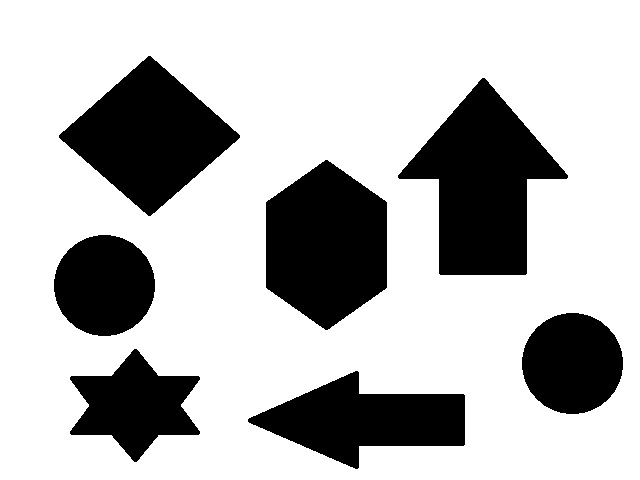
//> input picture Topico33/Cpp/image.jpg, 640 x 480 px
$ ./Origem   (built with g++ and OpenCV 4)
//> lines starting //> are read from the running program, lines starting //| are printed output that depends on the picture; after the words box and inside, x2 and y2 are one past the last pixel; in counts of white or black regions, pixels touching at a corner belong together
#include "opencv/highgui.h"
#include "opencv2/opencv.hpp"

using namespace std;
using namespace cv;

int main(void) {
	Mat img;
	Mat img_gray;
	Mat img_Canny;
	char ObjectName[100];

	vector<vector<Point>> contours;


	//Step 1
	img = imread("image.jpg", 1);
//> img is the input picture: 480 rows x 640 cols, CV_8UC3; min 0, max 255, mean 186.1

	cvtColor(img, img_gray, CV_BGR2GRAY);

	Canny(img_gray, img_Canny, 100, 255);
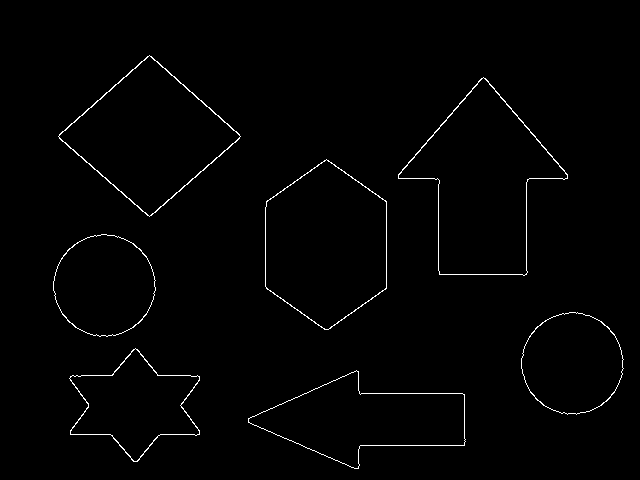
//> img_Canny: 480 rows x 640 cols, CV_8UC1; 1.2% white in thin lines or dots, all inside (x1, y1, x2, y2) = (53, 55, 624, 469)

	findContours(img_Canny, contours, RETR_EXTERNAL, CHAIN_APPROX_NONE);
//> contours = 7 contours; box (x1, y1, x2, y2) and area: (398, 77, 568, 276) 17424, (265, 159, 387, 330) 15573, (58, 55, 241, 217) 14966, (248, 370, 466, 469) 11230, (69, 348, 200, 462) 8037, (53, 234, 156, 337) 8020, (521, 312, 624, 415) 8008


	//Step 2
	vector<vector<Point>> contours_poly(contours.size());
//> contours_poly = 7 empty contours
	vector<double> Object_area(contours.size());
	vector<Rect> Object_box(contours.size());
	vector<Mat> img_aux(contours.size());

	for (int i = 0; i < contours.size(); i++) {
		approxPolyDP(Mat(contours[i]), contours_poly[i], 1, true);
		Object_box[i] = boundingRect(contours_poly[i]);
		Object_area[i] = contourArea(contours_poly[i], false);
		cout << " Object " << i << ": " << Object_box[i] << "\n" << "  	area = " << Object_area[i] << endl;
	}
//> this loop made 7 passes
//|  Object 0: [218 x 99 from (248, 370)]
//|   	area = 11198
//|  Object 1: [131 x 114 from (69, 348)]
//|   	area = 8022
//|  Object 2: [103 x 103 from (521, 312)]
//|   	area = 8034
//|  Object 3: [103 x 103 from (53, 234)]
//|   	area = 8041
//|  Object 4: [122 x 171 from (265, 159)]
//|   	area = 15609.5
//> (the first 10 of 14 printed lines)

	cvtColor(img_Canny, img_Canny, CV_GRAY2BGR);

	for (int i = 0; i < contours.size(); i++) {
		rectangle(img_Canny, Object_box[i], Scalar(0, 0, 255), 3);

		Rect region = Object_box[i];
		img_aux[i]=img_Canny(region);
		sprintf(ObjectName, "Objeto %d", i);

		imshow(ObjectName, img_aux[i]);
		waitKey(1000);

	}
//> this loop made 7 passes
//> region on passes 1 to 7: Rect(248, 370, 218, 99), Rect(69, 348, 131, 114), Rect(521, 312, 103, 103), Rect(53, 234, 103, 103), Rect(265, 159, 122, 171), Rect(398, 77, 170, 199), Rect(58, 55, 183, 162)
//> pass 1, `imshow(ObjectName, img_aux[i]);`:
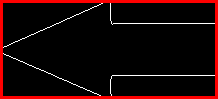
//> window 'Objeto 0': 99 rows x 218 cols, CV_8UC3; mean B, G, R 5.3, 5.3, 27.3
//> pass 2, `imshow(ObjectName, img_aux[i]);`:
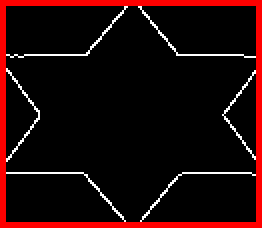
//> window 'Objeto 1': 114 rows x 131 cols, CV_8UC3 (shown 2 times larger); mean B, G, R 7.6, 7.6, 32.1
//> after the loop:
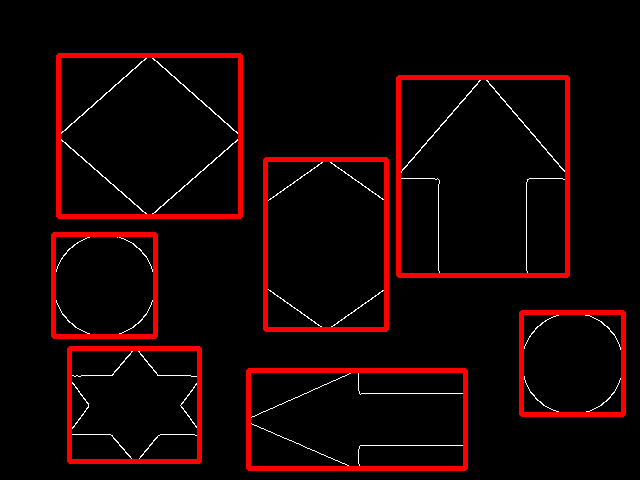
//> img_Canny: 480 rows x 640 cols, CV_8UC3; mean B, G, R 2.3, 2.3, 18.6
//> after the loop, ObjectName = "Objeto 6"

	destroyAllWindows();

	imshow("Output Image", img_Canny);
	imshow("Input Image", img);
	waitKey(0);
}
